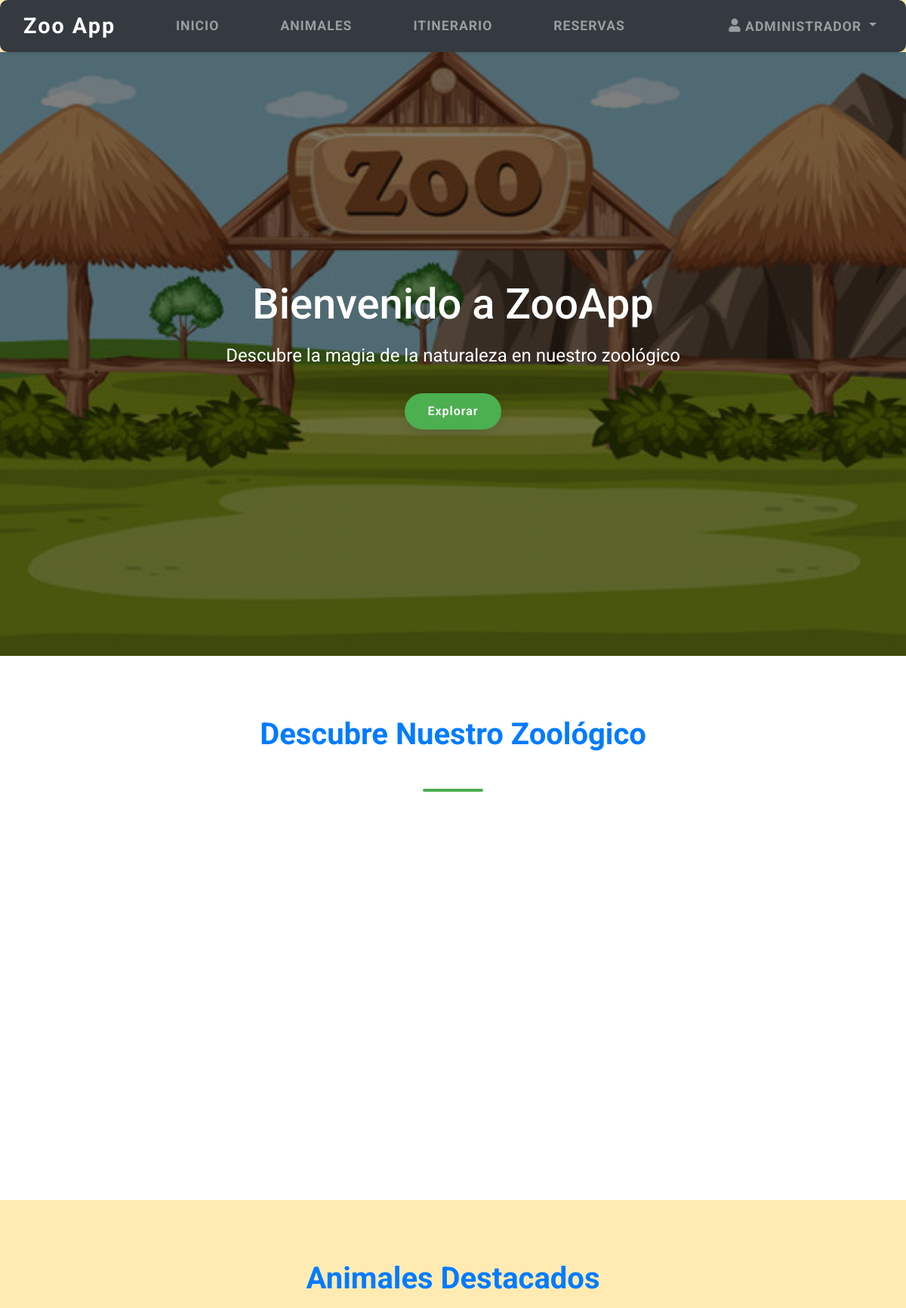
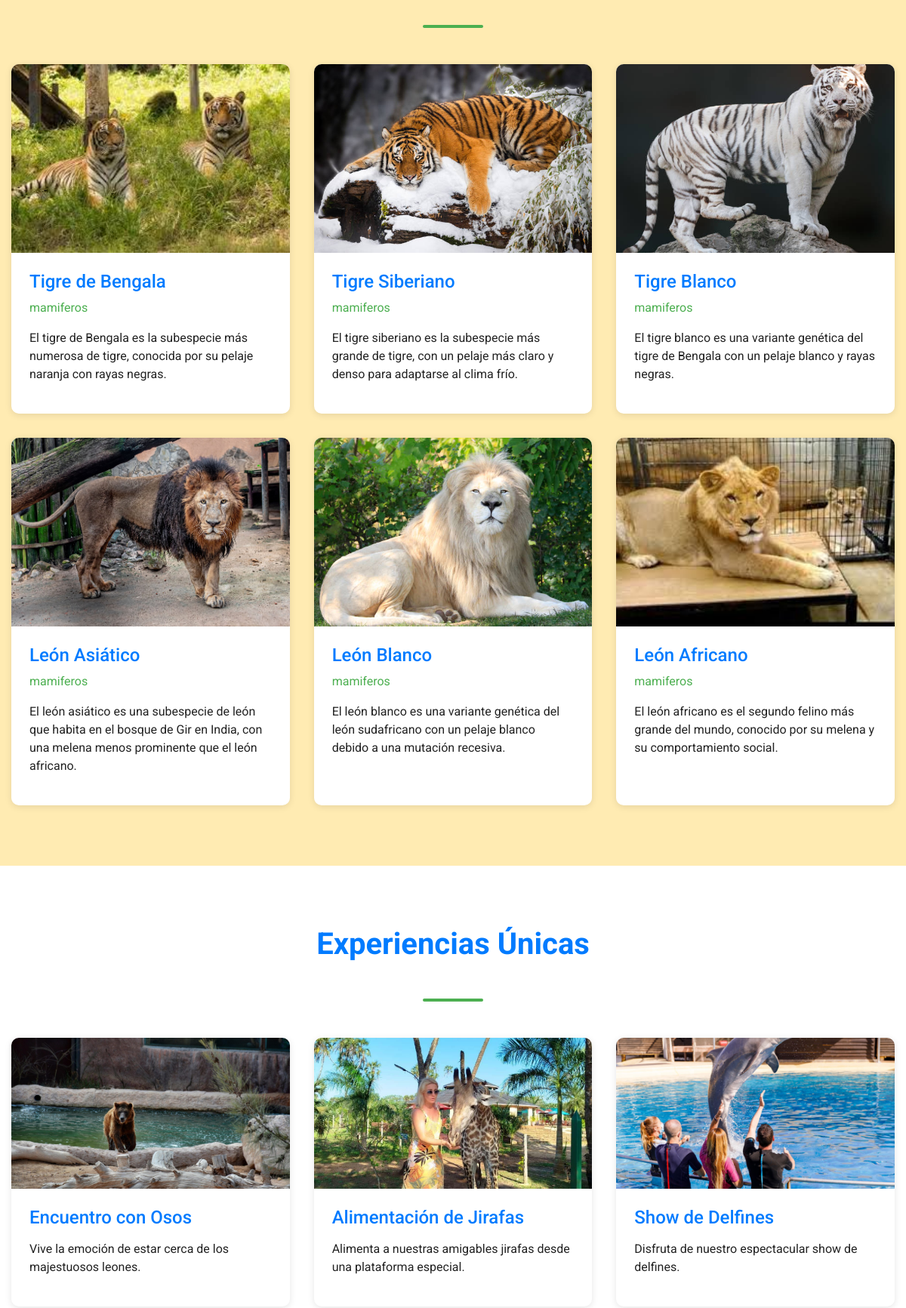
Screenshot of /views/inicio.php (signed in, upper part) with the database file from the repository (2 pictures, top to bottom).
### tables this page shows
CREATE TABLE usuarios (
    id INT AUTO_INCREMENT PRIMARY KEY,
    nombre_completo VARCHAR(100) NOT NULL,
    nombre_usuario VARCHAR(50) NOT NULL,
    email VARCHAR(100) NOT NULL UNIQUE,
    password VARCHAR(255) NOT NULL,
    es_admin BOOLEAN DEFAULT FALSE,
     
    fecha_registro TIMESTAMP DEFAULT CURRENT_TIMESTAMP
);

CREATE TABLE animales (
    id INT AUTO_INCREMENT PRIMARY KEY,
    nombre_animal VARCHAR(100) NOT NULL,
    edad INT,
    especie_id INT NOT NULL,
    itinerario_id INT,
    habitat VARCHAR(100) NOT NULL,
    peso VARCHAR(50) NOT NULL,
    categoria ENUM(
        'mamiferos',
        'aves',
        'reptiles',
        'anfibios',
        'peces'
    ) NOT NULL,
    imagen_url VARCHAR(255) NOT NULL,
    descripcion TEXT,
    fecha_nacimiento DATE,
    fecha_registro TIMESTAMP DEFAULT CURRENT_TIMESTAMP,
    FOREIGN KEY (especie_id) REFERENCES especies(id) ON DELETE CASCADE,
    FOREIGN KEY (itinerario_id) REFERENCES itinerarios(id) ON DELETE
    SET NULL
);

### views/inicio.php (the view, shortened to what this page needs)
<?php
require_once __DIR__ . '/plantillas/header.php';
require_once __DIR__ . '/../config/sql/database.php';
echo '<link rel="stylesheet" href="' . BASE_URL . '/assets/css/inicio.css">';
?>
<div class="inicio-container">
    <section class="inicio-bienvenida">
        <div class="inicio-bienvenida-contenido">
            <h1 class="inicio-bienvenida-titulo">Bienvenido a ZooApp</h1>
            <p class="inicio-bienvenida-subtitulo">Descubre la magia de la naturaleza en nuestro zoológico</p>
            <a href="#descubrir" class="inicio-boton inicio-boton-primario">Explorar</a>
        </div>
    </section>
    <section id="descubrir" class="inicio-descubrir">
        <div class="container">
            <h2 class="inicio-seccion-titulo">Descubre Nuestro Zoológico</h2>
            <div class="inicio-separador"></div>
            <div class="inicio-categorias">
            </div>
        </div>
    </section>
    <section class="inicio-destacados">
        <div class="container">
            <h2 class="inicio-seccion-titulo">Animales Destacados</h2>
            <div class="inicio-separador"></div>
            <div class="inicio-animales">
                <?php
                $query = "SELECT * FROM animales LIMIT 6";
                $stmt = $conn->query($query);
                $animales = $stmt->fetchAll();
                if (count($animales) > 0) {
                    foreach ($animales as $animal) {
                        $imagen_url = htmlspecialchars($animal['imagen_url']);
                        $nombre_archivo = basename($imagen_url);
                        ?>
                        <div class="inicio-animal">
                            <img src="<?php echo BASE_URL; ?>/assets/images/<?php echo $nombre_archivo; ?>"
                                alt="<?php echo htmlspecialchars($animal['nombre_animal']); ?>" class="inicio-animal-imagen">
                            <div class="inicio-animal-contenido">
                                <h3 class="inicio-animal-titulo"><?php echo htmlspecialchars($animal['nombre_animal']); ?></h3>
                                <p class="inicio-animal-especie"><?php echo htmlspecialchars($animal['categoria']); ?></p>
                                <p class="inicio-animal-descripcion"><?php echo htmlspecialchars($animal['descripcion']); ?></p>
                            </div>
                        </div>
                        <?php
                    }
                }
                ?>
            </div>
        </div>
    </section>
    <section class="inicio-experiencias">
        <div class="container">
            <h2 class="inicio-seccion-titulo">Experiencias Únicas</h2>
            <div class="inicio-separador"></div>
            <div class="inicio-experiencias-grid">
                <div class="inicio-experiencia">
                    <img src="<?php echo BASE_URL; ?>/assets/images/experiencia1.jpeg" alt="Experiencia 1"
                        class="inicio-experiencia-imagen">
                    <div class="inicio-experiencia-contenido">
                        <h3 class="inicio-experiencia-titulo">Encuentro con Osos</h3>
                        <p class="inicio-experiencia-descripcion">Vive la emoción de estar cerca de los majestuosos
                            leones.</p>
                    </div>
                </div>
                <div class="inicio-experiencia">
                    <img src="<?php echo BASE_URL; ?>/assets/images/experiencia2.jpeg" alt="Experiencia 2"
                        class="inicio-experiencia-imagen">
                    <div class="inicio-experiencia-contenido">
                        <h3 class="inicio-experiencia-titulo">Alimentación de Jirafas</h3>
                        <p class="inicio-experiencia-descripcion">Alimenta a nuestras amigables jirafas desde una
                            plataforma especial.</p>
                    </div>
                </div>
                <div class="inicio-experiencia">
                    <img src="<?php echo BASE_URL; ?>/assets/images/experiencia3.jpeg" alt="Experiencia 3"
                        class="inicio-experiencia-imagen">
                    <div class="inicio-experiencia-contenido">
                        <h3 class="inicio-experiencia-titulo">Show de Delfines</h3>
                        <p class="inicio-experiencia-descripcion">Disfruta de nuestro espectacular show de delfines.</p>
                    </div>
                </div>
            </div>
        </div>
    </section>
</div>
<?php require_once __DIR__ . '/plantillas/footer.php'; ?>

### views/plantillas/header.php (shortened to what this page needs)
<?php
require_once __DIR__ . '/../../config/sql/database.php';
?>
<!DOCTYPE html>
<html lang="es">
<head>
    <link rel="stylesheet" href="https://cdnjs.cloudflare.com/ajax/libs/font-awesome/5.15.4/css/all.min.css">
    <link rel="stylesheet" href="https://stackpath.bootstrapcdn.com/bootstrap/4.5.2/css/bootstrap.min.css">
    <link rel="stylesheet" href="<?php echo BASE_URL; ?>/assets/css/index.css">
</head>
<body>
    <header>
        <nav class="navbar navbar-expand-lg navbar-dark bg-dark shadow-sm">
            <div class="container">
                <a class="navbar-brand font-weight-bold" href="<?php echo BASE_URL; ?>/index.php">Zoo App</a>
                <div class="collapse navbar-collapse" id="navbarNav">
                    <ul id="navbar-item" class="navbar-nav mx-auto">
                        <li class="nav-item">
                            <a class="nav-link" href="<?php echo BASE_URL; ?>/views/inicio.php">Inicio</a>
                        </li>
                        <li class="nav-item">
                            <a class="nav-link" href="<?php echo BASE_URL; ?>/views/animales.php">Animales</a>
                        </li>
                        <li class="nav-item">
                            <a class="nav-link" href="<?php echo BASE_URL; ?>/views/itinerarios.php">Itinerario</a>
                        </li>
                        <li class="nav-item">
                            <a class="nav-link" href="<?php echo BASE_URL; ?>/views/reservas.php">Reservas</a>
                        </li>
                    </ul>
                    <ul class="navbar-nav ml-auto right-align">
                        <?php if (isset($_SESSION['usuario_id'])): ?>
                            <li class="nav-item dropdown">
                                <?php
                                try {
                                    $stmt = $conn->prepare("SELECT nombre_completo FROM usuarios WHERE id = ?");
                                    $stmt->execute([$_SESSION['usuario_id']]);
                                    $usuario = $stmt->fetch(PDO::FETCH_ASSOC);
                                } catch (PDOException $e) {
                                    error_log("Error al obtener información del usuario: " . $e->getMessage());
                                    $usuario = null;
                                }
                                $nombreUsuario = isset($usuario['nombre_completo']) ? $usuario['nombre_completo'] : 'Usuario';
                                $primerNombre = explode(' ', $nombreUsuario)[0];
                                ?>
                                <a class="nav-link dropdown-toggle" href="#" id="userDropdown" role="button"
                                    data-toggle="dropdown" aria-haspopup="true" aria-expanded="false"
                                    title="<?php echo htmlspecialchars($nombreUsuario); ?>">
                                    <i class="fas fa-user"></i>
                                    <span class="user-name"><?php echo htmlspecialchars($primerNombre); ?></span>
                                </a>
                            </li>
                        <?php endif; ?>
                    </ul>
                </div>
            </div>
        </nav>
    </header>

### assets/css/index.css (style rules this page uses)
*, *::before, *::after { margin: 0; padding: 0; box-sizing: border-box; }
:root { --primary-color: #007bff; --secondary-color: #4caf50; --background-color: #ffebb2; --text-dark: #222; --text-light: #fff; --navbar-bg: #343a40; --hover-color: #752c17; --footer-bg: #2c3e50; --button-radius: 25px; --transition-duration: 0.3s; }
body { font-family: "Roboto", Arial, sans-serif; background-color: var(--background-color); color: var(--text-dark); }
@media (min-width: 1200px) { .container, .container-lg, .container-md, .container-sm, .container-xl { max-width: 1200px; } }
.navbar { background-color: var(--navbar-bg); border-radius: 10px; box-shadow: 0 2px 10px rgba(0, 0, 0, 0.1); position: relative; }
#navbar-item { display: flex; gap: 50px; }
.navbar-brand { font-size: 1.8rem; letter-spacing: 2px; color: var(--text-light); font-weight: 500; }
@media (min-width: 800px) { .navbar-nav .nav-link { margin-bottom: 25px; } }
.navbar-nav .nav-link { margin-bottom: 0px; font-size: 1.1rem; text-transform: uppercase; letter-spacing: 1px; color: var(--text-light); font-weight: bold; transition: color var(--transition-duration); }
.navbar-nav .dropdown-toggle { overflow: visible; text-overflow: clip; white-space: nowrap; max-width: none; }
@media (min-width: 1200px) { .navbar-collapse.collapse { display: flex !important; flex-basis: auto; } }
@media (min-width: 1200px) { .navbar-nav .dropdown-toggle { max-width: none; } }
@media (min-width: 1200px) { .navbar-nav .dropdown-toggle[aria-expanded="false"] { max-width: none; } }
.navbar-nav .nav-item { margin-right: 15px; }
.navbar-nav .nav-item:last-child { margin-right: 0; }
.navbar-nav .nav-item.dropdown { margin-left: 10px; }
.navbar-nav .nav-link .user-name { display: inline-block; max-width: none; white-space: nowrap; overflow: visible; text-overflow: clip; vertical-align: middle; }

### rows the page displays
usuarios: nombre_completo "ADMINISTRADOR"
animales: imagen_url (picture), nombre_animal "Tigre de Bengala", categoria "mamiferos", descripcion "El tigre de Bengala es la subespecie más numerosa de tigre, conocida por su pelaje naranja con rayas negras."
animales: imagen_url (picture), nombre_animal "Tigre Siberiano", categoria "mamiferos", descripcion "El tigre siberiano es la subespecie más grande de tigre, con un pelaje más claro y denso para adaptarse al clima frío."
animales: imagen_url (picture), nombre_animal "Tigre Blanco", categoria "mamiferos", descripcion "El tigre blanco es una variante genética del tigre de Bengala con un pelaje blanco y rayas negras."
animales: imagen_url (picture), nombre_animal "León Asiático", categoria "mamiferos", descripcion "El león asiático es una subespecie de león que habita en el bosque de Gir en India, con una melena menos prominente que el león africano."
animales: imagen_url (picture), nombre_animal "León Blanco", categoria "mamiferos", descripcion "El león blanco es una variante genética del león sudafricano con un pelaje blanco debido a una mutación recesiva."
animales: imagen_url (picture), nombre_animal "León Africano", categoria "mamiferos", descripcion "El león africano es el segundo felino más grande del mundo, conocido por su melena y su comportamiento social."
